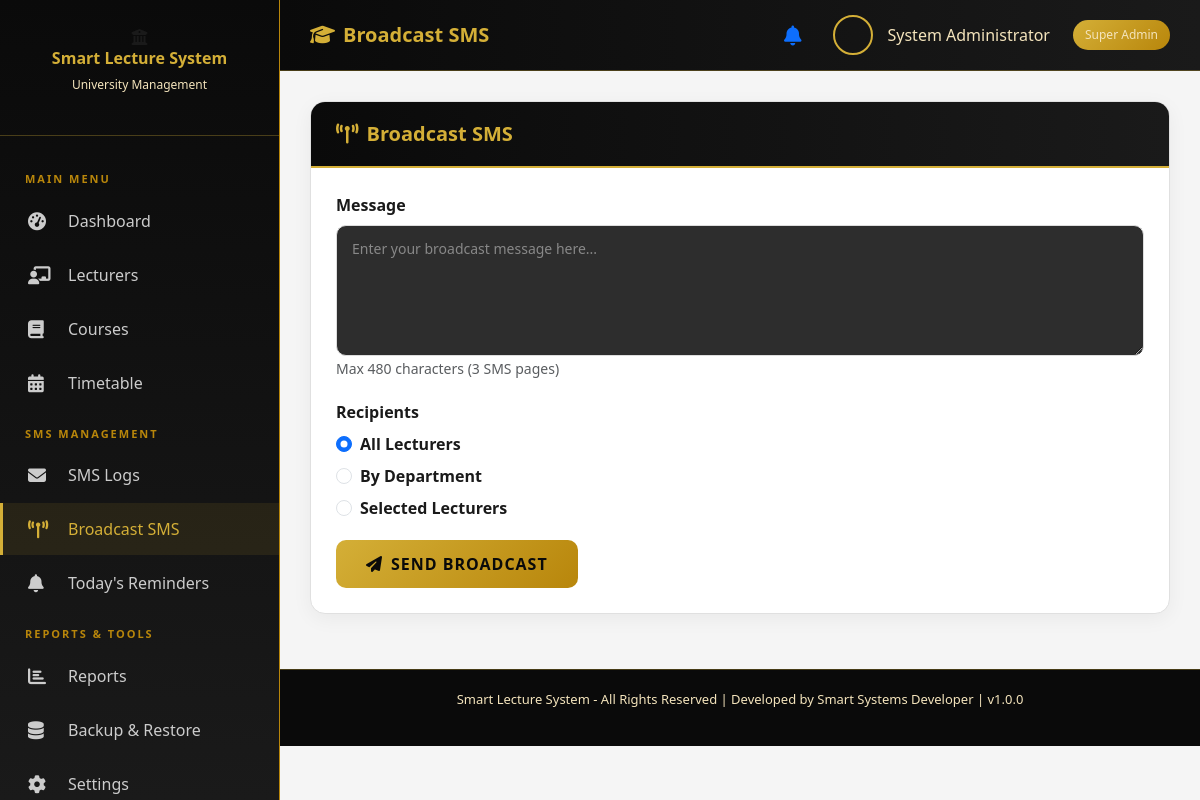
The page /admin/broadcast_sms.php (signed in) on the database its author committed.
### tables this page shows
CREATE TABLE settings (
    id INT AUTO_INCREMENT PRIMARY KEY,
    setting_key VARCHAR(100) NOT NULL UNIQUE,
    setting_value TEXT,
    updated_at TIMESTAMP DEFAULT CURRENT_TIMESTAMP ON UPDATE CURRENT_TIMESTAMP
);

### admin/broadcast_sms.php (the view, shortened to what this page needs)
<?php
require_once 'includes/header.php';
?>
<div class="content-card">
    <div class="card-header">
        <h5><i class="fas fa-broadcast-tower me-2"></i>Broadcast SMS</h5>
    </div>
    <div class="card-body">
        <form method="POST">
            <div class="form-group">
                <label>Message</label>
                <textarea name="message" class="form-control" rows="5" required maxlength="480" placeholder="Enter your broadcast message here..."></textarea>
                <small class="text-muted">Max 480 characters (3 SMS pages)</small>
            </div>
            <div class="form-group">
                <label>Recipients</label>
                <div class="mb-3">
                    <div class="form-check">
                        <input class="form-check-input" type="radio" name="recipient_type" id="allLecturers" value="all" checked onchange="toggleRecipients()">
                        <label class="form-check-label" for="allLecturers">All Lecturers</label>
                    </div>
                    <div class="form-check">
                        <input class="form-check-input" type="radio" name="recipient_type" id="deptLecturers" value="department" onchange="toggleRecipients()">
                        <label class="form-check-label" for="deptLecturers">By Department</label>
                    </div>
                    <div class="form-check">
                        <input class="form-check-input" type="radio" name="recipient_type" id="selectedLecturers" value="selected" onchange="toggleRecipients()">
                        <label class="form-check-label" for="selectedLecturers">Selected Lecturers</label>
                    </div>
                </div>
            </div>
            <button type="submit" class="btn btn-gold"><i class="fas fa-paper-plane me-2"></i>Send Broadcast</button>
        </form>
    </div>
</div>
<?php require_once 'includes/footer.php'; ?>

### admin/includes/footer.php (shortened to what this page needs)
<?php
$stmt = $conn->prepare("SELECT setting_value FROM settings WHERE setting_key = 'footer_text'");
$stmt->execute();
$result = $stmt->get_result();
$footerText = $result->fetch_assoc()['setting_value'] ?? 'Smart Lecture System - All Rights Reserved';
$stmt = $conn->prepare("SELECT setting_value FROM settings WHERE setting_key = 'developer_name'");
$stmt->execute();
$result = $stmt->get_result();
$developerName = $result->fetch_assoc()['setting_value'] ?? 'Smart Systems';
$stmt = $conn->prepare("SELECT setting_value FROM settings WHERE setting_key = 'project_version'");
$stmt->execute();
$result = $stmt->get_result();
$version = $result->fetch_assoc()['setting_value'] ?? '1.0.0';
?>
        </div>
        <div class="footer">
            <p><?php echo htmlspecialchars($footerText); ?> | Developed by <?php echo htmlspecialchars($developerName); ?> | v<?php echo htmlspecialchars($version); ?></p>
        </div>
    </div>
</body>
</html>

### assets/css/style.css (style rules this page uses)
:root { --primary-gold: #D4AF37; --dark-gold: #B8860B; --light-gold: #F4E4BC; --black: #0a0a0a; --dark-gray: #1a1a1a; --medium-gray: #2d2d2d; --light-gray: #f5f5f5; --white: #ffffff; --success: #28a745; --danger: #dc3545; --warning: #ffc107; --info: #17a2b8; }
* { margin: 0; padding: 0; box-sizing: border-box; }
body { font-family: 'Segoe UI', Tahoma, Geneva, Verdana, sans-serif; background-color: var(--light-gray); color: var(--dark-gray); overflow-x: hidden; }
.form-control { background: var(--medium-gray); border: 1px solid var(--dark-gold); color: var(--white); border-radius: 10px; padding: 10px 14px; transition: all 0.3s ease; font-size: 14px; }
.form-control::placeholder { color: #888; }
.btn-gold { background: linear-gradient(135deg, var(--primary-gold), var(--dark-gold)); color: var(--black); border: none; border-radius: 10px; padding: 12px 30px; font-weight: 700; letter-spacing: 1px; transition: all 0.3s ease; text-transform: uppercase; }
.content-card { background: var(--white); border-radius: 15px; border: 1px solid #e0e0e0; box-shadow: 0 5px 20px rgba(0, 0, 0, 0.05); overflow: hidden; margin-bottom: 25px; }
.content-card .card-header { background: linear-gradient(90deg, var(--black), var(--dark-gray)); padding: 20px 25px; border-bottom: 2px solid var(--primary-gold); display: flex; justify-content: space-between; align-items: center; }
.content-card .card-header h5 { color: var(--primary-gold); margin: 0; font-weight: 600; }
.content-card .card-body { padding: 25px; }
.form-group { margin-bottom: 20px; }
.form-group label { font-weight: 600; color: var(--dark-gray); margin-bottom: 8px; display: block; }
.form-select, .form-control { border-radius: 10px; border: 1px solid #ddd; padding: 12px 15px; transition: all 0.3s ease; }
.footer { background: var(--black); color: var(--light-gold); padding: 20px; text-align: center; border-top: 1px solid rgba(212, 175, 55, 0.3); font-size: 13px; }

### rows shown on the page
settings: setting_value "Smart Lecture System - All Rights Reserved"
settings: setting_value "Smart Systems Developer"
settings: setting_value "1.0.0"

### other values the page prints
$pageTitle "Broadcast SMS"
$_SESSION['full_name'] "System Administrator"
$_SESSION['role'] "Super Admin"
